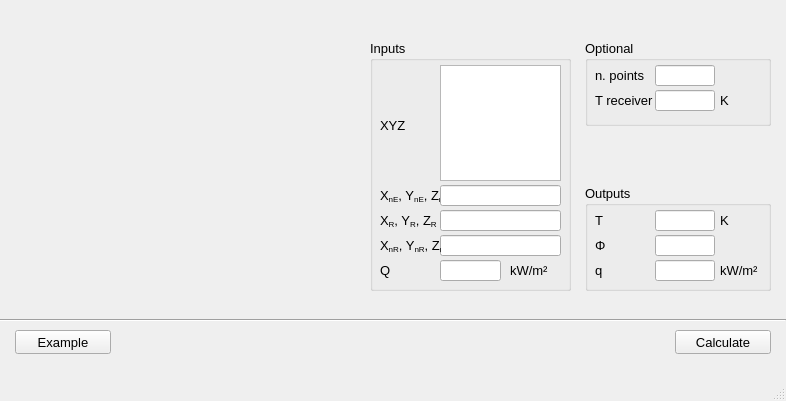
<?xml version="1.0" encoding="UTF-8"?>
<ui version="4.0">
 <class>MainWindow</class>
 <widget class="QMainWindow" name="MainWindow">
  <property name="geometry">
   <rect>
    <x>0</x>
    <y>0</y>
    <width>786</width>
    <height>401</height>
   </rect>
  </property>
  <property name="windowTitle">
   <string>MainWindow</string>
  </property>
  <widget class="QWidget" name="centralwidget">
   <widget class="Line" name="line">
    <property name="geometry">
     <rect>
      <x>0</x>
      <y>310</y>
      <width>786</width>
      <height>21</height>
     </rect>
    </property>
    <property name="font">
     <font>
      <pointsize>10</pointsize>
     </font>
    </property>
    <property name="orientation">
     <enum>Qt::Horizontal</enum>
    </property>
   </widget>
   <widget class="QGroupBox" name="groupBox_in">
    <property name="geometry">
     <rect>
      <x>370</x>
      <y>40</y>
      <width>201</width>
      <height>251</height>
     </rect>
    </property>
    <property name="font">
     <font>
      <pointsize>10</pointsize>
     </font>
    </property>
    <property name="title">
     <string>Inputs</string>
    </property>
    <widget class="QLabel" name="label_30">
     <property name="geometry">
      <rect>
       <x>10</x>
       <y>75</y>
       <width>61</width>
       <height>21</height>
      </rect>
     </property>
     <property name="minimumSize">
      <size>
       <width>0</width>
       <height>0</height>
      </size>
     </property>
     <property name="maximumSize">
      <size>
       <width>99999</width>
       <height>99999</height>
      </size>
     </property>
     <property name="font">
      <font>
       <pointsize>10</pointsize>
      </font>
     </property>
     <property name="toolTip">
      <string>Vertices of emitter</string>
     </property>
     <property name="text">
      <string>XYZ</string>
     </property>
     <property name="alignment">
      <set>Qt::AlignLeading|Qt::AlignLeft|Qt::AlignVCenter</set>
     </property>
    </widget>
    <widget class="QLabel" name="label_24">
     <property name="geometry">
      <rect>
       <x>10</x>
       <y>220</y>
       <width>61</width>
       <height>21</height>
      </rect>
     </property>
     <property name="sizePolicy">
      <sizepolicy hsizetype="Fixed" vsizetype="Fixed">
       <horstretch>0</horstretch>
       <verstretch>0</verstretch>
      </sizepolicy>
     </property>
     <property name="minimumSize">
      <size>
       <width>0</width>
       <height>0</height>
      </size>
     </property>
     <property name="maximumSize">
      <size>
       <width>99999</width>
       <height>99999</height>
      </size>
     </property>
     <property name="font">
      <font>
       <pointsize>10</pointsize>
      </font>
     </property>
     <property name="toolTip">
      <string>Heat flux of emitter</string>
     </property>
     <property name="text">
      <string>Q</string>
     </property>
     <property name="alignment">
      <set>Qt::AlignLeading|Qt::AlignLeft|Qt::AlignVCenter</set>
     </property>
    </widget>
    <widget class="QLabel" name="label_26">
     <property name="geometry">
      <rect>
       <x>10</x>
       <y>145</y>
       <width>61</width>
       <height>21</height>
      </rect>
     </property>
     <property name="sizePolicy">
      <sizepolicy hsizetype="Fixed" vsizetype="Fixed">
       <horstretch>0</horstretch>
       <verstretch>0</verstretch>
      </sizepolicy>
     </property>
     <property name="minimumSize">
      <size>
       <width>0</width>
       <height>0</height>
      </size>
     </property>
     <property name="maximumSize">
      <size>
       <width>99999</width>
       <height>99999</height>
      </size>
     </property>
     <property name="font">
      <font>
       <pointsize>10</pointsize>
      </font>
     </property>
     <property name="toolTip">
      <string>Emitter orientation (normal)</string>
     </property>
     <property name="text">
      <string>&lt;html&gt;&lt;head/&gt;&lt;body&gt;&lt;p&gt;X&lt;span style=&quot; vertical-align:sub;&quot;&gt;nE&lt;/span&gt;, Y&lt;span style=&quot; vertical-align:sub;&quot;&gt;nE&lt;/span&gt;, Z&lt;span style=&quot; vertical-align:sub;&quot;&gt;nE&lt;/span&gt;&lt;/p&gt;&lt;/body&gt;&lt;/html&gt;</string>
     </property>
     <property name="alignment">
      <set>Qt::AlignLeading|Qt::AlignLeft|Qt::AlignVCenter</set>
     </property>
    </widget>
    <widget class="QLineEdit" name="lineEdit_in_receiver_location">
     <property name="geometry">
      <rect>
       <x>70</x>
       <y>170</y>
       <width>121</width>
       <height>21</height>
      </rect>
     </property>
     <property name="sizePolicy">
      <sizepolicy hsizetype="Fixed" vsizetype="Fixed">
       <horstretch>0</horstretch>
       <verstretch>0</verstretch>
      </sizepolicy>
     </property>
     <property name="minimumSize">
      <size>
       <width>0</width>
       <height>0</height>
      </size>
     </property>
     <property name="maximumSize">
      <size>
       <width>16777215</width>
       <height>16777215</height>
      </size>
     </property>
     <property name="baseSize">
      <size>
       <width>0</width>
       <height>0</height>
      </size>
     </property>
     <property name="font">
      <font>
       <pointsize>10</pointsize>
      </font>
     </property>
    </widget>
    <widget class="QLineEdit" name="lineEdit_in_emitter_normal">
     <property name="geometry">
      <rect>
       <x>70</x>
       <y>145</y>
       <width>121</width>
       <height>21</height>
      </rect>
     </property>
     <property name="sizePolicy">
      <sizepolicy hsizetype="Fixed" vsizetype="Fixed">
       <horstretch>0</horstretch>
       <verstretch>0</verstretch>
      </sizepolicy>
     </property>
     <property name="minimumSize">
      <size>
       <width>0</width>
       <height>0</height>
      </size>
     </property>
     <property name="maximumSize">
      <size>
       <width>16777215</width>
       <height>16777215</height>
      </size>
     </property>
     <property name="baseSize">
      <size>
       <width>0</width>
       <height>0</height>
      </size>
     </property>
     <property name="font">
      <font>
       <pointsize>10</pointsize>
      </font>
     </property>
     <property name="text">
      <string/>
     </property>
    </widget>
    <widget class="QLineEdit" name="lineEdit_in_receiver_normal">
     <property name="geometry">
      <rect>
       <x>70</x>
       <y>195</y>
       <width>121</width>
       <height>21</height>
      </rect>
     </property>
     <property name="sizePolicy">
      <sizepolicy hsizetype="Fixed" vsizetype="Fixed">
       <horstretch>0</horstretch>
       <verstretch>0</verstretch>
      </sizepolicy>
     </property>
     <property name="minimumSize">
      <size>
       <width>0</width>
       <height>0</height>
      </size>
     </property>
     <property name="maximumSize">
      <size>
       <width>16777215</width>
       <height>16777215</height>
      </size>
     </property>
     <property name="baseSize">
      <size>
       <width>0</width>
       <height>0</height>
      </size>
     </property>
     <property name="font">
      <font>
       <pointsize>10</pointsize>
      </font>
     </property>
    </widget>
    <widget class="QLabel" name="label_43">
     <property name="geometry">
      <rect>
       <x>140</x>
       <y>220</y>
       <width>40</width>
       <height>21</height>
      </rect>
     </property>
     <property name="minimumSize">
      <size>
       <width>0</width>
       <height>0</height>
      </size>
     </property>
     <property name="maximumSize">
      <size>
       <width>16777215</width>
       <height>16777215</height>
      </size>
     </property>
     <property name="font">
      <font>
       <pointsize>10</pointsize>
      </font>
     </property>
     <property name="text">
      <string>kW/m²</string>
     </property>
    </widget>
    <widget class="QLineEdit" name="lineEdit_in_Q">
     <property name="geometry">
      <rect>
       <x>70</x>
       <y>220</y>
       <width>61</width>
       <height>21</height>
      </rect>
     </property>
     <property name="sizePolicy">
      <sizepolicy hsizetype="Fixed" vsizetype="Fixed">
       <horstretch>0</horstretch>
       <verstretch>0</verstretch>
      </sizepolicy>
     </property>
     <property name="minimumSize">
      <size>
       <width>0</width>
       <height>0</height>
      </size>
     </property>
     <property name="maximumSize">
      <size>
       <width>16777215</width>
       <height>16777215</height>
      </size>
     </property>
     <property name="baseSize">
      <size>
       <width>0</width>
       <height>0</height>
      </size>
     </property>
     <property name="font">
      <font>
       <pointsize>10</pointsize>
      </font>
     </property>
    </widget>
    <widget class="QLabel" name="label_27">
     <property name="geometry">
      <rect>
       <x>10</x>
       <y>195</y>
       <width>61</width>
       <height>21</height>
      </rect>
     </property>
     <property name="sizePolicy">
      <sizepolicy hsizetype="Fixed" vsizetype="Fixed">
       <horstretch>0</horstretch>
       <verstretch>0</verstretch>
      </sizepolicy>
     </property>
     <property name="minimumSize">
      <size>
       <width>0</width>
       <height>0</height>
      </size>
     </property>
     <property name="maximumSize">
      <size>
       <width>99999</width>
       <height>99999</height>
      </size>
     </property>
     <property name="font">
      <font>
       <pointsize>10</pointsize>
      </font>
     </property>
     <property name="toolTip">
      <string>Receiver orientation (normal)</string>
     </property>
     <property name="text">
      <string>&lt;html&gt;&lt;head/&gt;&lt;body&gt;&lt;p&gt;X&lt;span style=&quot; vertical-align:sub;&quot;&gt;nR&lt;/span&gt;, Y&lt;span style=&quot; vertical-align:sub;&quot;&gt;nR&lt;/span&gt;, Z&lt;span style=&quot; vertical-align:sub;&quot;&gt;nR&lt;/span&gt;&lt;/p&gt;&lt;/body&gt;&lt;/html&gt;</string>
     </property>
     <property name="alignment">
      <set>Qt::AlignLeading|Qt::AlignLeft|Qt::AlignVCenter</set>
     </property>
    </widget>
    <widget class="QLabel" name="label_28">
     <property name="geometry">
      <rect>
       <x>10</x>
       <y>170</y>
       <width>61</width>
       <height>21</height>
      </rect>
     </property>
     <property name="sizePolicy">
      <sizepolicy hsizetype="Fixed" vsizetype="Fixed">
       <horstretch>0</horstretch>
       <verstretch>0</verstretch>
      </sizepolicy>
     </property>
     <property name="minimumSize">
      <size>
       <width>0</width>
       <height>0</height>
      </size>
     </property>
     <property name="maximumSize">
      <size>
       <width>99999</width>
       <height>99999</height>
      </size>
     </property>
     <property name="font">
      <font>
       <pointsize>10</pointsize>
      </font>
     </property>
     <property name="toolTip">
      <string>Receiver location</string>
     </property>
     <property name="text">
      <string>&lt;html&gt;&lt;head/&gt;&lt;body&gt;&lt;p&gt;X&lt;span style=&quot; vertical-align:sub;&quot;&gt;R&lt;/span&gt;, Y&lt;span style=&quot; vertical-align:sub;&quot;&gt;R&lt;/span&gt;, Z&lt;span style=&quot; vertical-align:sub;&quot;&gt;R&lt;/span&gt;&lt;/p&gt;&lt;/body&gt;&lt;/html&gt;</string>
     </property>
     <property name="alignment">
      <set>Qt::AlignLeading|Qt::AlignLeft|Qt::AlignVCenter</set>
     </property>
    </widget>
    <widget class="QPlainTextEdit" name="plainTextEdit_in_emiter_xyz">
     <property name="geometry">
      <rect>
       <x>70</x>
       <y>25</y>
       <width>121</width>
       <height>116</height>
      </rect>
     </property>
     <property name="font">
      <font>
       <pointsize>10</pointsize>
      </font>
     </property>
    </widget>
   </widget>
   <widget class="QLabel" name="label">
    <property name="geometry">
     <rect>
      <x>15</x>
      <y>15</y>
      <width>341</width>
      <height>285</height>
     </rect>
    </property>
    <property name="font">
     <font>
      <pointsize>10</pointsize>
     </font>
    </property>
    <property name="text">
     <string/>
    </property>
    <property name="pixmap">
     <pixmap>../images/phi_calculator_extreme.png</pixmap>
    </property>
   </widget>
   <widget class="QPushButton" name="pushButton_calculate">
    <property name="geometry">
     <rect>
      <x>675</x>
      <y>330</y>
      <width>96</width>
      <height>24</height>
     </rect>
    </property>
    <property name="font">
     <font>
      <pointsize>10</pointsize>
     </font>
    </property>
    <property name="toolTip">
     <string>Click (or press Enter) to calculate.</string>
    </property>
    <property name="statusTip">
     <string>Click (or press Enter) to calculate.</string>
    </property>
    <property name="text">
     <string>Calculate</string>
    </property>
   </widget>
   <widget class="QGroupBox" name="groupBox_optionals">
    <property name="geometry">
     <rect>
      <x>585</x>
      <y>40</y>
      <width>186</width>
      <height>86</height>
     </rect>
    </property>
    <property name="font">
     <font>
      <pointsize>10</pointsize>
     </font>
    </property>
    <property name="title">
     <string>Optional</string>
    </property>
    <widget class="QLineEdit" name="lineEdit_in_emitter_points">
     <property name="geometry">
      <rect>
       <x>70</x>
       <y>25</y>
       <width>60</width>
       <height>21</height>
      </rect>
     </property>
     <property name="sizePolicy">
      <sizepolicy hsizetype="Fixed" vsizetype="Fixed">
       <horstretch>0</horstretch>
       <verstretch>0</verstretch>
      </sizepolicy>
     </property>
     <property name="minimumSize">
      <size>
       <width>0</width>
       <height>0</height>
      </size>
     </property>
     <property name="maximumSize">
      <size>
       <width>60</width>
       <height>16777215</height>
      </size>
     </property>
     <property name="font">
      <font>
       <pointsize>10</pointsize>
      </font>
     </property>
    </widget>
    <widget class="QLabel" name="label_14">
     <property name="geometry">
      <rect>
       <x>10</x>
       <y>25</y>
       <width>61</width>
       <height>21</height>
      </rect>
     </property>
     <property name="sizePolicy">
      <sizepolicy hsizetype="Fixed" vsizetype="Fixed">
       <horstretch>0</horstretch>
       <verstretch>0</verstretch>
      </sizepolicy>
     </property>
     <property name="minimumSize">
      <size>
       <width>40</width>
       <height>0</height>
      </size>
     </property>
     <property name="maximumSize">
      <size>
       <width>16777215</width>
       <height>16777215</height>
      </size>
     </property>
     <property name="font">
      <font>
       <pointsize>10</pointsize>
      </font>
     </property>
     <property name="toolTip">
      <string>Number of emitting points on emitter surface that the calculation will be based on</string>
     </property>
     <property name="text">
      <string>n. points</string>
     </property>
    </widget>
    <widget class="QLabel" name="label_15">
     <property name="geometry">
      <rect>
       <x>10</x>
       <y>50</y>
       <width>61</width>
       <height>21</height>
      </rect>
     </property>
     <property name="sizePolicy">
      <sizepolicy hsizetype="Fixed" vsizetype="Fixed">
       <horstretch>0</horstretch>
       <verstretch>0</verstretch>
      </sizepolicy>
     </property>
     <property name="minimumSize">
      <size>
       <width>40</width>
       <height>0</height>
      </size>
     </property>
     <property name="maximumSize">
      <size>
       <width>16777215</width>
       <height>16777215</height>
      </size>
     </property>
     <property name="font">
      <font>
       <pointsize>10</pointsize>
      </font>
     </property>
     <property name="toolTip">
      <string>Receiver temperature (i.e. ambient temperature)</string>
     </property>
     <property name="text">
      <string>T receiver</string>
     </property>
    </widget>
    <widget class="QLineEdit" name="lineEdit_in_receiver_initial_temperature">
     <property name="geometry">
      <rect>
       <x>70</x>
       <y>50</y>
       <width>60</width>
       <height>21</height>
      </rect>
     </property>
     <property name="sizePolicy">
      <sizepolicy hsizetype="Fixed" vsizetype="Fixed">
       <horstretch>0</horstretch>
       <verstretch>0</verstretch>
      </sizepolicy>
     </property>
     <property name="minimumSize">
      <size>
       <width>0</width>
       <height>0</height>
      </size>
     </property>
     <property name="maximumSize">
      <size>
       <width>60</width>
       <height>16777215</height>
      </size>
     </property>
     <property name="font">
      <font>
       <pointsize>10</pointsize>
      </font>
     </property>
    </widget>
    <widget class="QLabel" name="label_45">
     <property name="geometry">
      <rect>
       <x>135</x>
       <y>50</y>
       <width>50</width>
       <height>21</height>
      </rect>
     </property>
     <property name="font">
      <font>
       <pointsize>10</pointsize>
      </font>
     </property>
     <property name="text">
      <string>K</string>
     </property>
    </widget>
   </widget>
   <widget class="QPushButton" name="pushButton_test">
    <property name="geometry">
     <rect>
      <x>15</x>
      <y>330</y>
      <width>96</width>
      <height>24</height>
     </rect>
    </property>
    <property name="font">
     <font>
      <pointsize>10</pointsize>
     </font>
    </property>
    <property name="toolTip">
     <string>Click to generate example input parameters.</string>
    </property>
    <property name="statusTip">
     <string>Click to generate example input parameters.</string>
    </property>
    <property name="text">
     <string>Example</string>
    </property>
   </widget>
   <widget class="QGroupBox" name="groupBox_out">
    <property name="geometry">
     <rect>
      <x>585</x>
      <y>185</y>
      <width>186</width>
      <height>106</height>
     </rect>
    </property>
    <property name="font">
     <font>
      <pointsize>10</pointsize>
     </font>
    </property>
    <property name="title">
     <string>Outputs</string>
    </property>
    <widget class="QLineEdit" name="lineEdit_out_Phi">
     <property name="geometry">
      <rect>
       <x>70</x>
       <y>50</y>
       <width>60</width>
       <height>21</height>
      </rect>
     </property>
     <property name="sizePolicy">
      <sizepolicy hsizetype="Fixed" vsizetype="Fixed">
       <horstretch>0</horstretch>
       <verstretch>0</verstretch>
      </sizepolicy>
     </property>
     <property name="minimumSize">
      <size>
       <width>0</width>
       <height>0</height>
      </size>
     </property>
     <property name="maximumSize">
      <size>
       <width>60</width>
       <height>16777215</height>
      </size>
     </property>
     <property name="font">
      <font>
       <pointsize>10</pointsize>
      </font>
     </property>
    </widget>
    <widget class="QLineEdit" name="lineEdit_out_q">
     <property name="geometry">
      <rect>
       <x>70</x>
       <y>75</y>
       <width>60</width>
       <height>21</height>
      </rect>
     </property>
     <property name="sizePolicy">
      <sizepolicy hsizetype="Fixed" vsizetype="Fixed">
       <horstretch>0</horstretch>
       <verstretch>0</verstretch>
      </sizepolicy>
     </property>
     <property name="minimumSize">
      <size>
       <width>0</width>
       <height>0</height>
      </size>
     </property>
     <property name="maximumSize">
      <size>
       <width>60</width>
       <height>16777215</height>
      </size>
     </property>
     <property name="font">
      <font>
       <pointsize>10</pointsize>
      </font>
     </property>
    </widget>
    <widget class="QLabel" name="label_out_Phi">
     <property name="geometry">
      <rect>
       <x>10</x>
       <y>50</y>
       <width>40</width>
       <height>21</height>
      </rect>
     </property>
     <property name="sizePolicy">
      <sizepolicy hsizetype="Fixed" vsizetype="Fixed">
       <horstretch>0</horstretch>
       <verstretch>0</verstretch>
      </sizepolicy>
     </property>
     <property name="minimumSize">
      <size>
       <width>40</width>
       <height>0</height>
      </size>
     </property>
     <property name="maximumSize">
      <size>
       <width>40</width>
       <height>16777215</height>
      </size>
     </property>
     <property name="font">
      <font>
       <pointsize>10</pointsize>
      </font>
     </property>
     <property name="toolTip">
      <string>Solved view factor</string>
     </property>
     <property name="text">
      <string>Φ</string>
     </property>
    </widget>
    <widget class="QLabel" name="label_out_q">
     <property name="geometry">
      <rect>
       <x>10</x>
       <y>75</y>
       <width>40</width>
       <height>21</height>
      </rect>
     </property>
     <property name="sizePolicy">
      <sizepolicy hsizetype="Fixed" vsizetype="Fixed">
       <horstretch>0</horstretch>
       <verstretch>0</verstretch>
      </sizepolicy>
     </property>
     <property name="minimumSize">
      <size>
       <width>20</width>
       <height>0</height>
      </size>
     </property>
     <property name="maximumSize">
      <size>
       <width>40</width>
       <height>16777215</height>
      </size>
     </property>
     <property name="font">
      <font>
       <pointsize>10</pointsize>
      </font>
     </property>
     <property name="toolTip">
      <string>Solved heat flux at receiver</string>
     </property>
     <property name="text">
      <string>q</string>
     </property>
    </widget>
    <widget class="QLabel" name="label_out_q_unit">
     <property name="geometry">
      <rect>
       <x>135</x>
       <y>75</y>
       <width>50</width>
       <height>21</height>
      </rect>
     </property>
     <property name="font">
      <font>
       <pointsize>10</pointsize>
      </font>
     </property>
     <property name="text">
      <string>kW/m²</string>
     </property>
    </widget>
    <widget class="QLabel" name="label_out_T">
     <property name="geometry">
      <rect>
       <x>10</x>
       <y>25</y>
       <width>40</width>
       <height>21</height>
      </rect>
     </property>
     <property name="sizePolicy">
      <sizepolicy hsizetype="Fixed" vsizetype="Fixed">
       <horstretch>0</horstretch>
       <verstretch>0</verstretch>
      </sizepolicy>
     </property>
     <property name="minimumSize">
      <size>
       <width>40</width>
       <height>0</height>
      </size>
     </property>
     <property name="maximumSize">
      <size>
       <width>40</width>
       <height>16777215</height>
      </size>
     </property>
     <property name="font">
      <font>
       <pointsize>10</pointsize>
      </font>
     </property>
     <property name="toolTip">
      <string>Solved temperature at receiver</string>
     </property>
     <property name="text">
      <string>T</string>
     </property>
    </widget>
    <widget class="QLineEdit" name="lineEdit_out_T">
     <property name="geometry">
      <rect>
       <x>70</x>
       <y>25</y>
       <width>60</width>
       <height>21</height>
      </rect>
     </property>
     <property name="sizePolicy">
      <sizepolicy hsizetype="Fixed" vsizetype="Fixed">
       <horstretch>0</horstretch>
       <verstretch>0</verstretch>
      </sizepolicy>
     </property>
     <property name="minimumSize">
      <size>
       <width>0</width>
       <height>0</height>
      </size>
     </property>
     <property name="maximumSize">
      <size>
       <width>60</width>
       <height>16777215</height>
      </size>
     </property>
     <property name="font">
      <font>
       <pointsize>10</pointsize>
      </font>
     </property>
    </widget>
    <widget class="QLabel" name="label_out_T_unit">
     <property name="geometry">
      <rect>
       <x>135</x>
       <y>25</y>
       <width>50</width>
       <height>21</height>
      </rect>
     </property>
     <property name="font">
      <font>
       <pointsize>10</pointsize>
      </font>
     </property>
     <property name="text">
      <string>K</string>
     </property>
    </widget>
   </widget>
  </widget>
  <widget class="QMenuBar" name="menubar">
   <property name="geometry">
    <rect>
     <x>0</x>
     <y>0</y>
     <width>786</width>
     <height>22</height>
    </rect>
   </property>
  </widget>
  <widget class="QStatusBar" name="statusbar"/>
 </widget>
 <resources/>
 <connections/>
</ui>
